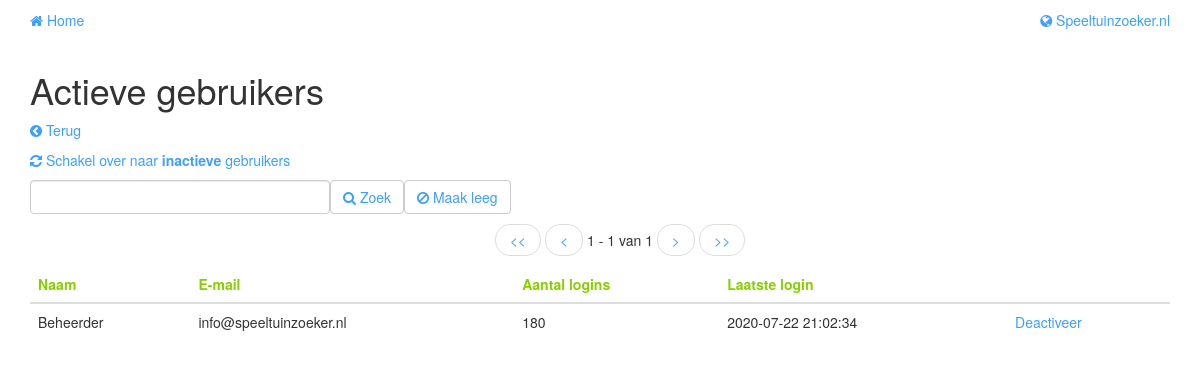
Page /admin/users.php on the earlier database version.
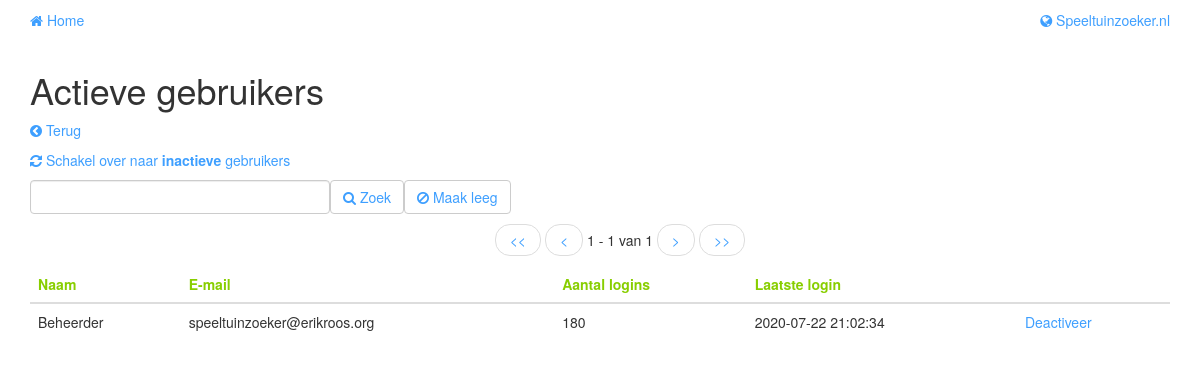
Same page on the later database version.
### tables this page shows
CREATE TABLE `user` (
  `id` int(11) NOT NULL,
  `naam` varchar(255) NOT NULL,
  `email` varchar(255) NOT NULL,
  `password` varchar(255) NOT NULL,
  `admin` tinyint(1) NOT NULL DEFAULT 0,
  `active` tinyint(1) NOT NULL,
  `activation_code` varchar(255) NOT NULL,
  `last_login` datetime NOT NULL,
  `nr_of_logins` int(10) NOT NULL,
  `password_generated` tinyint(1) NOT NULL DEFAULT 0
);

### admin/users.php (called while the page is built, shortened)
<?php
require_once "./inc/functions.php";
$db = new Db();
$db->connect();
$start = get_request_value("start", 0);
$size = get_request_value("size", 10);
$active = get_request_value("active", 1);
$q = get_request_value("q", "");
if ($active == 0) {
	$pageTitle = "Inactieve gebruikers";
} else {
	$pageTitle = "Actieve gebruikers";
}
$user = new User($db);
$rows = $user->getAllUsers($active, $start, $size, $q);
$totalSize = $user->getTotalNr($active, $q);
include "tpl/users.tpl.php";

### admin/inc/functions.php (called while the page is built, shortened)
<?php
function get_request_value($name, $default) {
	if (isset($_POST[$name])) {
		return $_POST[$name];
	} else if (isset($_GET[$name])) {
		return $_GET[$name];
	} else {
		return $default;
	}
}

### lib/user.class.php (called while the page is built, shortened)
<?php
class User
{
	private $db;
	function __construct($db = null, $id = 0) {
		$this->db = $db;
	}
	public function getAllUsers($active = 1, $start = 0, $size = 10, $q = "") {
		$allUsers = [];
		$whereClause = "";
		$limitClause = "LIMIT " . $start . "," . $size;
		$res = $this->db->query(sprintf("SELECT * FROM user WHERE active = %d%s %s", $active, $whereClause, $limitClause));
		while ($row = $res->fetch_assoc()) {
			$allUsers[] = $row;
		}
		return $allUsers;
	}
	public function getTotalNr($active = 1, $q = "") {
		$whereClause = "";
		$res = $this->db->query(sprintf("SELECT COUNT(*) AS totNr FROM user WHERE active = %d%s", $active, $whereClause));
		if ($res !== false) {
			if ($row = $res->fetch_assoc()) {
				return $row["totNr"];
			}
		}
		return 0;
	}
}

### lib/db.class.php (called while the page is built, shortened)
<?php
class Db {
	private $link = null;
	public function connect() {
		if ($this->link == null) {
			$this->link = mysqli_connect(DB_HOST, DB_USER, DB_PASS, DB_NAME);
		}
		return $this->link;
	}
	public function query($query) {
		return mysqli_query($this->link, $query);
	}
}

### admin/tpl/users.tpl.php (the view, shortened to what this page needs)
<?php
include_once "./inc/header.php";
?>
<h1><?php echo $pageTitle; ?></h1>
<p><a href="./index.php"><i class="fa fa-chevron-circle-left" aria-hidden="true"></i>&nbsp;Terug</a></p>
<p>
<?php if ($active == 1): ?>
	<a href="users.php?active=0"><i class="fa fa-refresh" aria-hidden="true"></i>&nbsp;Schakel over naar <strong>inactieve</strong> gebruikers</a>
<?php else: ?>
	<a href="users.php?active=1"><i class="fa fa-refresh" aria-hidden="true"></i>&nbsp;Schakel over naar <strong>actieve</strong> gebruikers</a>
<?php endif; ?>
</p>
<div class="search">
	<form method="get" action="users.php">
		<input type="text" id="q" name="q" value="<?php echo $q; ?>" class="form-control" />
		<button id="search-btn" value="Zoek" class="btn btn-default"><i class='fa fa-search' aria-hidden='true'></i>&nbsp;Zoek</button>
		<button id="clear-search-btn" value="Maak leeg" class="btn btn-default"><i class='fa fa-ban' aria-hidden='true'></i>&nbsp;Maak leeg</button>
	</form>
</div>
<div class="betweenbar"></div>
<?php if (empty($q)): ?>
<div id="pager">
	<span class="pager">
		<ul>
			<li><a href="users.php?active=<?php echo $active; ?>&start=0&size=<?php echo $size; ?>">&lt;&lt;</a></li>
			<li><a href="users.php?active=<?php echo $active; ?>&start=<?php echo max(0, ($start - $size)); ?>&size=<?php echo $size; ?>">&lt;</a></li>
			<li><?php echo $start + 1; ?> - <?php echo min($totalSize, ($start + $size)); ?> van <?php echo $totalSize; ?></a></li>
			<li><a href="users.php?active=<?php echo $active; ?>&start=<?php $newStart = min($totalSize, ($start + $size)); echo ($newStart - ($newStart % $size)); ?>&size=<?php echo $size; ?>">&gt;</a></li>
			<li><a href="users.php?active=<?php echo $active; ?>&start=<?php echo ($totalSize - ($totalSize % $size)); ?>&size=<?php echo $size; ?>">&gt;&gt;</a></li>
		</ul>
	</span>
</div>
<?php endif; ?>
<div class="table-responsive">
	<table class="table">
		<thead>
			<tr>
				<th>Naam</th>
				<th>E-mail</th>
				<th>Aantal logins</th>
				<th>Laatste login</th>
				<th></th>
			</tr>
		</thead>
		<tbody>
		<?php foreach ($rows as $row): ?>
			<tr>
				<td><?php echo $row["naam"]; ?></td>
				<td><?php echo $row["email"]; ?></td>
				<td><?php echo $row["nr_of_logins"]; ?></td>
				<td><?php echo $row["last_login"]; ?></td>
				<?php if ($active == 0): ?>
					<td><a href="users.php?del=<?php echo $row["id"]; ?>&start=<?php echo $start; ?>&active=<?php echo $active;?>">Verwijder</a></td>
				<?php else: ?>
					<td><a href="deactivate.php?id=<?php echo $row["id"]; ?>&start=<?php echo $start; ?>&active=<?php echo $active;?>">Deactiveer</a></td>
				<?php endif; ?>
			</tr>
		<?php endforeach; ?>
		</tbody>
	</table>
</div>

Differences in the rows shown:
changed user "Beheerder": email "info@speeltuinzoeker.nl" → "speeltuinzoeker@erikroos.org"
